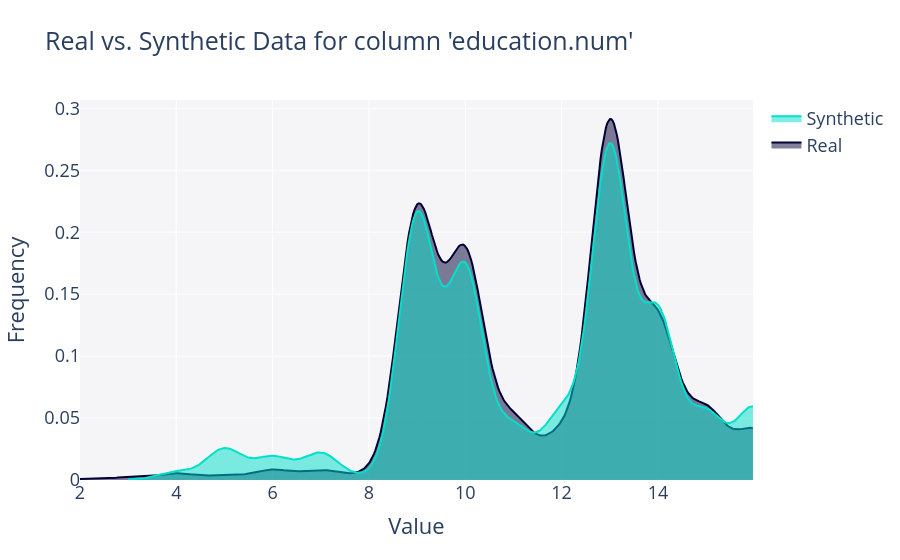

Here is the notebook cell this chart was saved with:
### Code cell
fig_num = get_column_plot(
    real_data = df_real,
    synthetic_data = df_syn,
    metadata = metadata,
    column_name = "education.num"
)
fig_num.show()

### Figure 1 — Plotly figure (JSON) as saved in the notebook; plotly's stock layout.template omitted (floating-point values rounded to 4 significant figures; data arrays with more than 128 entries replaced by an {"elided": "..."} marker saying what was removed)
{"data": [{"fill": "tozeroy", "hovertemplate": "<b>Real</b><br>Frequency: %{y}<extra></extra>", "legendgroup": "Real", "marker": {"color": "#000036"}, "mode": "lines", "name": "Real", "showlegend": true, "type": "scatter", "x": {"elided": "500 float values"}, "xaxis": "x", "y": {"elided": "500 float values"}, "yaxis": "y"}, {"fill": "tozeroy", "hovertemplate": "<b>Synthetic</b><br>Frequency: %{y}<extra></extra>", "legendgroup": "Synthetic", "marker": {"color": "#01E0C9"}, "mode": "lines", "name": "Synthetic", "showlegend": true, "type": "scatter", "x": {"elided": "500 float values"}, "xaxis": "x", "y": {"elided": "500 float values"}, "yaxis": "y"}], "layout": {"barmode": "overlay", "font": {"size": 18}, "hovermode": "closest", "legend": {"traceorder": "reversed"}, "plot_bgcolor": "#F5F5F8", "title": {"text": "Real vs. Synthetic Data for column 'education.num'"}, "xaxis": {"anchor": "y2", "domain": [0, 1], "title": {"text": "Value"}, "zeroline": false}, "yaxis": {"anchor": "free", "domain": [0, 1], "position": 0, "title": {"text": "Frequency"}}}}
